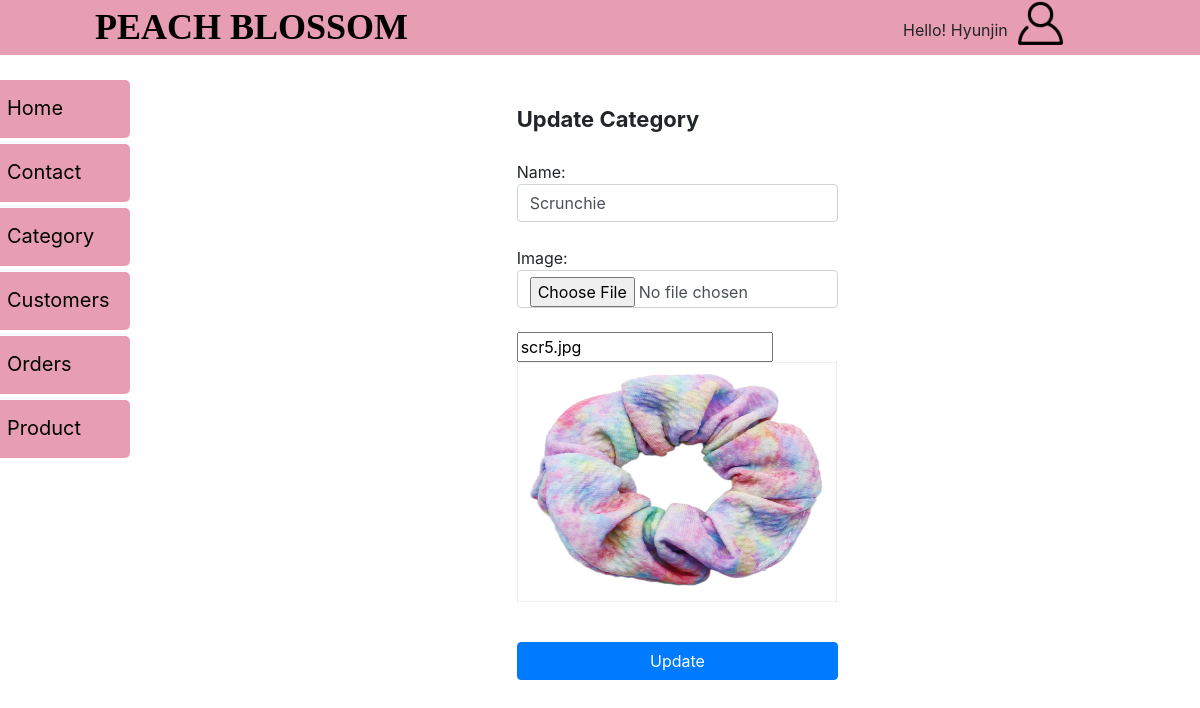
The app's page /Admin/category/edit.php?editcategory=5 (signed in) with its own data.
### tables this page shows
CREATE TABLE `category` (
  `CATEGORY_ID` int(11) NOT NULL,
  `CATEGORY_NAME` varchar(15) NOT NULL,
  `IMAGE` varchar(300) NOT NULL
);

### Admin/category/edit.php (the view, shortened to what this page needs)
<?php
	require "dashboard.php";?>
<body>
	<?php
		$erna=$erd=$erp=$ert="";
		$conn = new mysqli("localhost","root","","peachblossom");
		$category = $_GET['editcategory'];
		$sql = "SELECT * FROM category WHERE CATEGORY_ID=$category";
		$result = $conn->query($sql);
				?>
		<div id="sec">
		<div class="main">
		<div class="row my-5">
			<div class="col-md-4 offset-md-4">
			<?php
	        if($result !== false && $result->num_rows>0){
	        while($row = $result->fetch_assoc()){  ?>
				<form method="post" action="" enctype="multipart/form-data">
					<div class="form-group">
				<span style="font-size:22px;"><b>Update Category</b></span><br><br>
				Name: <input class="form-control" type="text" name="name" value="<?php echo $row['CATEGORY_NAME'];?>">
				<span class="error"><?php echo $erna;?></span><br>
				Image:
				<input class="form-control" type="file" name="image1" accept="image/*"><br>
				<input type="text" name="first" value="<?php echo $row['IMAGE'];?>" >
				<img src="../productimage/<?php echo $row['IMAGE'];?>" class="myima">	<br><br>
				<button type="submit" class="btn btn-block btn-primary my-3" name="update">Update</button>
					</div>
				 </form>
				<?php
				}
			}
			?>
			</div>
		</div>
	</div>
</div>
</body>
</html>

### Admin/css/dash.css (style rules this page uses)
.main { margin-left: 155px; padding: 0px 10px; }

### Admin/category/edit.php (style rules this page uses)
.myima { height:15pc; width:20pc; }

### records on screen
category: name "Scrunchie", first "scr5.jpg", IMAGE (picture)

### other values on screen
$_SESSION['user'] "Hyunjin"
